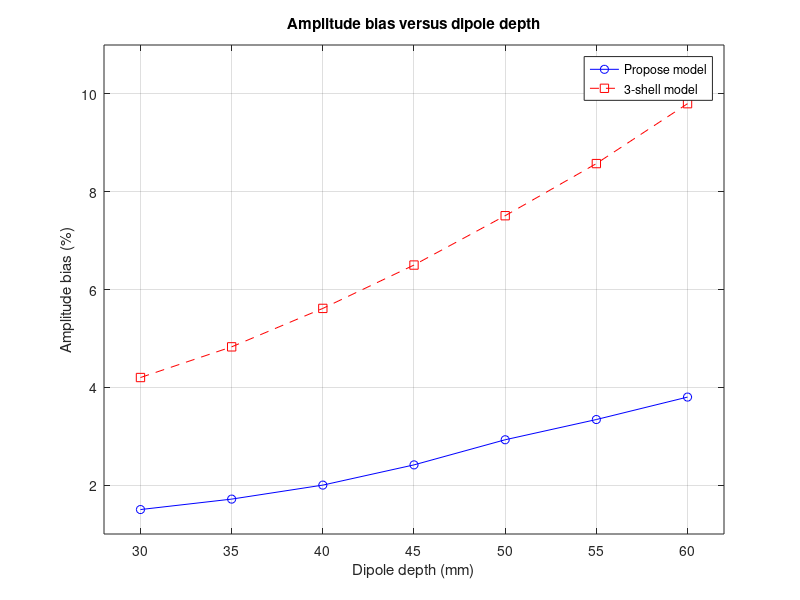

MATLAB code for this plot:
clear all
close all
clc
format longeng
depth=[30 35 40 45 50 55 60];
Three_shell=[4.2 4.8273 5.6136 6.5 7.5091 8.5750 9.8];
proposed=[1.5 1.7136 2 2.4136 2.9273 3.3409 3.8];
plot(depth,proposed,'b-o')
hold on
plot(depth,Three_shell,'r--s')
xlabel('Dipole depth (mm)')
ylabel('Amplitude bias (%)')
title('Amplitude bias versus dipole depth')
grid on
axis([28 62 1 11])
legend('Propose model','3-shell model')
